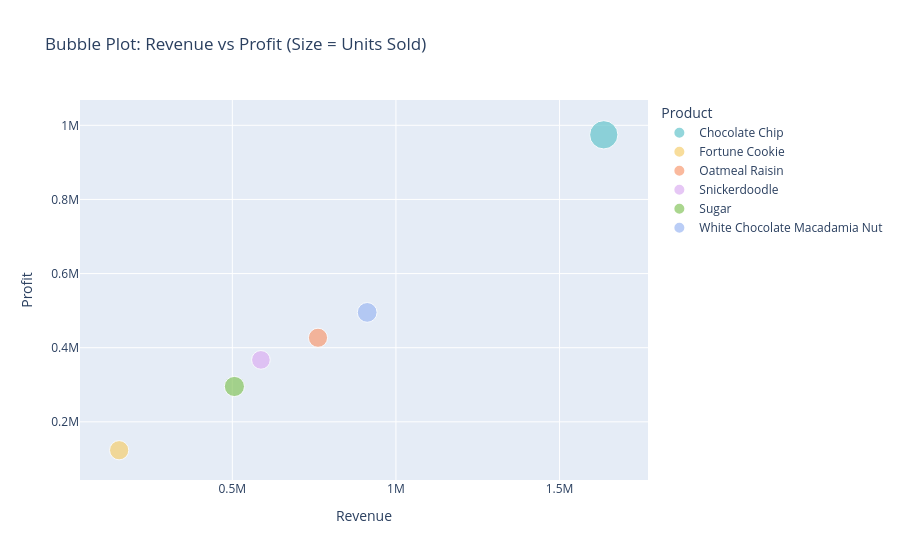
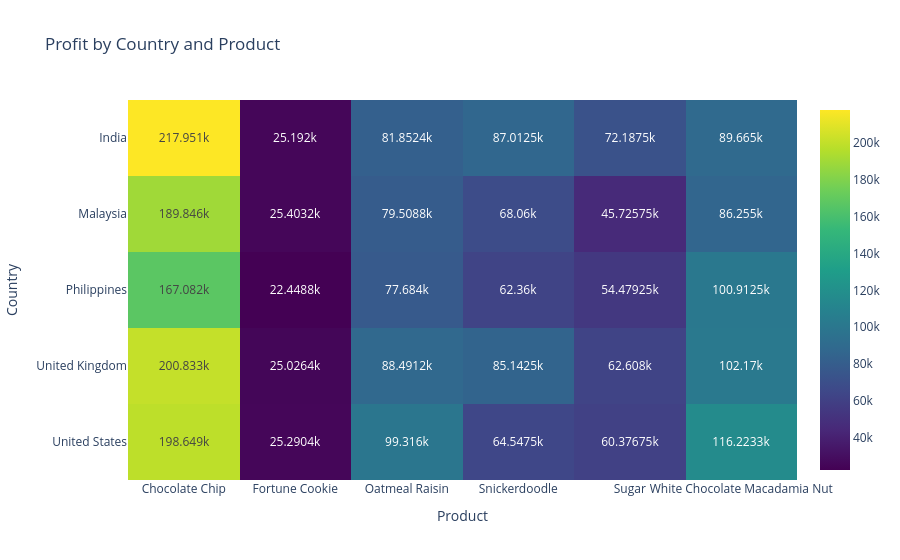
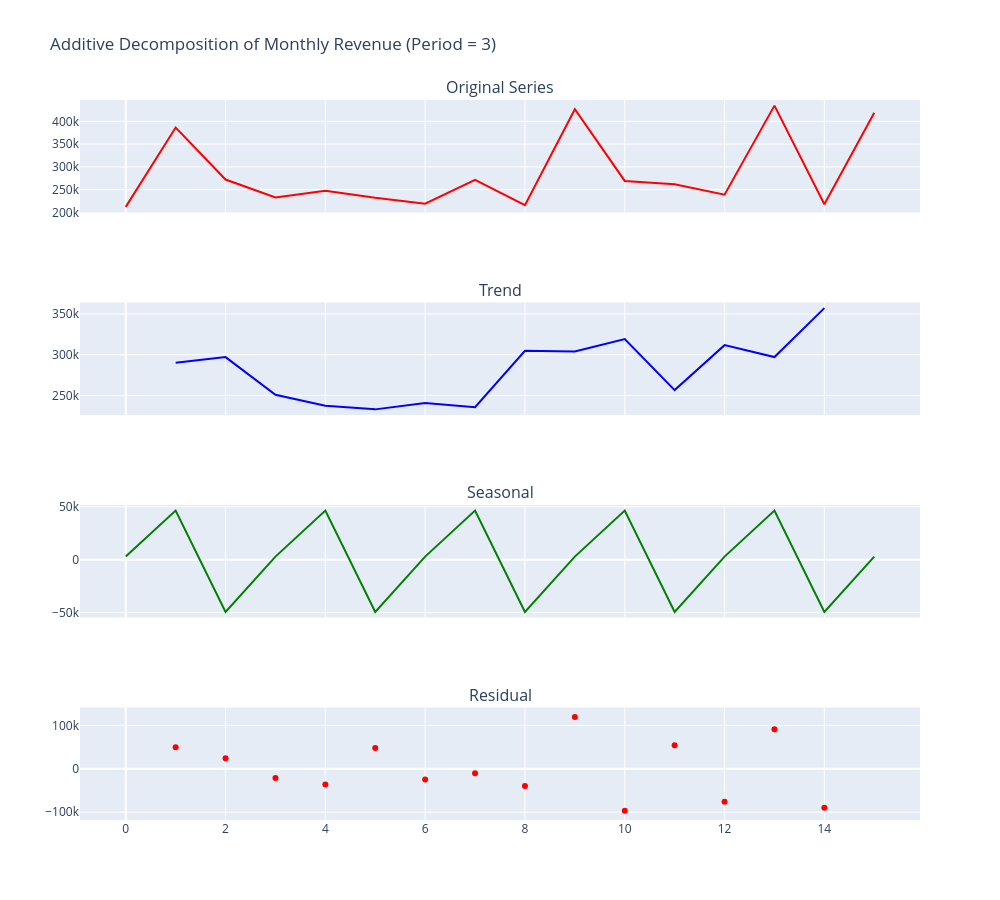
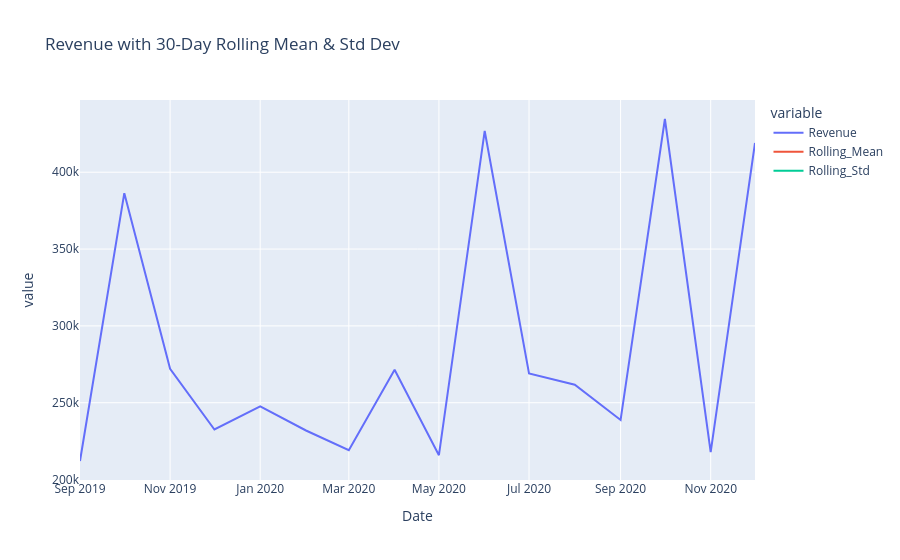

The cell these charts' notebook holds for them, in order:
### Code cell
# Initialize Data Loader
loader = DataLoader()

# Load Data
data = loader.load_data(input_data = '../data/sales_data.csv')

# Initialize Data Inspection
processor = DataInspection(input_data = data)

# Describe data
description = processor.data_description()

# Metadata
metadata = processor.data_info()

# Get Column Names
column_names = processor.col_names()

# Get Dataset Shape
rows_columns = processor.data_shape()

# Find Empty Data
missing = processor.find_null()

format_date = processor.change_date_format()

sorted_data = processor.sort_data()

find_duplicates = processor.find_duplicate()
remove_duplicate = processor.remove_duplicates()

check_revenue = processor.check_outliers(column_name = 'Revenue')
check_units_sold = processor.check_outliers(column_name = 'Units Sold')
check_profit = processor.check_outliers(column_name = 'Profit')
check_cost = processor.check_outliers(column_name = 'Cost')

handle_revenue = processor.handle_outliers(window = 10, column_name = 'Revenue')
handle_units_sold = processor.handle_outliers(window = 10, column_name = 'Units Sold')
handle_profit = processor.handle_outliers(window = 10, column_name = 'Profit')
handle_cost = processor.handle_outliers(window = 10, column_name = 'Cost')

processed_data = handle_cost


eda = ExploratoryDataAnalysis(input_data = processed_data)
revenue_sum = eda.total_revenue()
avg = eda.average_revenue()
profit = eda.profit_margin()
units = eda.total_units()

# eda.top_3_countries()
# eda.top_3_products()
# eda.barplot_total_sale_by_column(column_name = 'Country')
# eda.barplot_total_sale_by_column(column_name = 'Product')
# eda.pieplot_for_product_sale()
# eda.groupedbar_product_over_country()
# eda.sales_trend_per_product()
eda.simple_bubble_plot()
eda.heatmap_for_product_profit()
eda.decompose_revenue()

### Figure 1 — Plotly figure (JSON) as saved in the notebook; plotly's stock layout.template omitted (floating-point values rounded to 4 significant figures)
{"data": [{"hovertemplate": "Product=Chocolate Chip<br>Revenue=%{x}<br>Profit=%{y}<br>Units Sold=%{marker.size}<extra></extra>", "legendgroup": "Chocolate Chip", "marker": {"color": "rgb(102, 197, 204)", "size": [332887], "sizemode": "area", "sizeref": 832.2, "symbol": "circle"}, "mode": "markers", "name": "Chocolate Chip", "orientation": "v", "showlegend": true, "type": "scatter", "x": [1635166], "xaxis": "x", "y": [974361], "yaxis": "y"}, {"hovertemplate": "Product=Fortune Cookie<br>Revenue=%{x}<br>Profit=%{y}<br>Units Sold=%{marker.size}<extra></extra>", "legendgroup": "Fortune Cookie", "marker": {"color": "rgb(246, 207, 113)", "size": [154201], "sizemode": "area", "sizeref": 832.2, "symbol": "circle"}, "mode": "markers", "name": "Fortune Cookie", "orientation": "v", "showlegend": true, "type": "scatter", "x": [154201], "xaxis": "x", "y": [123400.0], "yaxis": "y"}, {"hovertemplate": "Product=Oatmeal Raisin<br>Revenue=%{x}<br>Profit=%{y}<br>Units Sold=%{marker.size}<extra></extra>", "legendgroup": "Oatmeal Raisin", "marker": {"color": "rgb(248, 156, 116)", "size": [152897], "sizemode": "area", "sizeref": 832.2, "symbol": "circle"}, "mode": "markers", "name": "Oatmeal Raisin", "orientation": "v", "showlegend": true, "type": "scatter", "x": [761844], "xaxis": "x", "y": [426900.0], "yaxis": "y"}, {"hovertemplate": "Product=Snickerdoodle<br>Revenue=%{x}<br>Profit=%{y}<br>Units Sold=%{marker.size}<extra></extra>", "legendgroup": "Snickerdoodle", "marker": {"color": "rgb(220, 176, 242)", "size": [144919], "sizemode": "area", "sizeref": 832.2, "symbol": "circle"}, "mode": "markers", "name": "Snickerdoodle", "orientation": "v", "showlegend": true, "type": "scatter", "x": [587396], "xaxis": "x", "y": [367100.0], "yaxis": "y"}, {"hovertemplate": "Product=Sugar<br>Revenue=%{x}<br>Profit=%{y}<br>Units Sold=%{marker.size}<extra></extra>", "legendgroup": "Sugar", "marker": {"color": "rgb(135, 197, 95)", "size": [168787], "sizemode": "area", "sizeref": 832.2, "symbol": "circle"}, "mode": "markers", "name": "Sugar", "orientation": "v", "showlegend": true, "type": "scatter", "x": [506361], "xaxis": "x", "y": [295400.0], "yaxis": "y"}, {"hovertemplate": "Product=White Chocolate Macadamia Nut<br>Revenue=%{x}<br>Profit=%{y}<br>Units Sold=%{marker.size}<extra></extra>", "legendgroup": "White Chocolate Macadamia Nut", "marker": {"color": "rgb(158, 185, 243)", "size": [162426], "sizemode": "area", "sizeref": 832.2, "symbol": "circle"}, "mode": "markers", "name": "White Chocolate Macadamia Nut", "orientation": "v", "showlegend": true, "type": "scatter", "x": [912176], "xaxis": "x", "y": [495200.0], "yaxis": "y"}], "layout": {"autosize": true, "legend": {"itemsizing": "constant", "title": {"text": "Product"}, "tracegroupgap": 0}, "title": {"text": "Bubble Plot: Revenue vs Profit (Size = Units Sold)"}, "xaxis": {"anchor": "y", "autorange": true, "domain": [0, 1], "range": [44730.0, 1756000.0], "title": {"text": "Revenue"}, "type": "linear"}, "yaxis": {"anchor": "x", "autorange": true, "domain": [0, 1], "range": [-815.6, 1130000.0], "title": {"text": "Profit"}, "type": "linear"}}}

### Figure 2 — Plotly figure (JSON) as saved in the notebook; plotly's stock layout.template omitted (floating-point values rounded to 4 significant figures)
{"data": [{"coloraxis": "coloraxis", "hovertemplate": "Product: %{x}<br>Country: %{y}<br>color: %{z}<extra></extra>", "name": "0", "texttemplate": "%{z}", "type": "heatmap", "x": ["Chocolate Chip", "Fortune Cookie", "Oatmeal Raisin", "Snickerdoodle", "Sugar", "White Chocolate Macadamia Nut"], "xaxis": "x", "y": ["India", "Malaysia", "Philippines", "United Kingdom", "United States"], "yaxis": "y", "z": [[217951, 25192, 81850.0, 87010.0, 72190.0, 89665], [189846, 25400.0, 79510.0, 68060, 45730.0, 86255], [167082, 22450.0, 77684, 62360, 54480.0, 100900.0], [200833, 25030.0, 88490.0, 85140.0, 62608, 102170], [198649, 25290.0, 99316, 64550.0, 60380.0, 116200.0]]}], "layout": {"autosize": true, "coloraxis": {"colorscale": [[0, "#440154"], [0.1111, "#482878"], [0.2222, "#3e4989"], [0.3333, "#31688e"], [0.4444, "#26828e"], [0.5556, "#1f9e89"], [0.6667, "#35b779"], [0.7778, "#6ece58"], [0.8889, "#b5de2b"], [1, "#fde725"]]}, "title": {"text": "Profit by Country and Product"}, "xaxis": {"anchor": "y", "autorange": true, "domain": [0, 1], "range": [-0.5, 5.5], "title": {"text": "Product"}, "type": "category"}, "yaxis": {"anchor": "x", "autorange": true, "domain": [0, 1], "range": [4.5, -0.5], "title": {"text": "Country"}, "type": "category"}}}

### Figure 3 — Plotly figure (JSON) as saved in the notebook; plotly's stock layout.template omitted (floating-point values rounded to 4 significant figures)
{"data": [{"line": {"color": "red"}, "mode": "lines", "name": "Original", "type": "scatter", "x": [0, 1, 2, 3, 4, 5, 6, 7, 8, 9, 10, 11, 12, 13, 14, 15], "xaxis": "x", "y": [212076, 386395, 272112, 232566, 247653, 231925, 219071, 271481, 215866, 426848, 269095, 261755, 238774, 434637, 217879, 419011], "yaxis": "y"}, {"line": {"color": "blue"}, "mode": "lines", "name": "Trend", "type": "scatter", "x": [0, 1, 2, 3, 4, 5, 6, 7, 8, 9, 10, 11, 12, 13, 14, 15], "xaxis": "x2", "y": [null, 290200.0, 297000.0, 250777, 237400.0, 232883, 240800.0, 235500.0, 304700.0, 303900.0, 319200.0, 256500.0, 311722, 297100.0, 357200.0, null], "yaxis": "y2"}, {"line": {"color": "green"}, "mode": "lines", "name": "Seasonal", "type": "scatter", "x": [0, 1, 2, 3, 4, 5, 6, 7, 8, 9, 10, 11, 12, 13, 14, 15], "xaxis": "x3", "y": [2929.0, 46410.0, -49330.0, 2929.0, 46410.0, -49330.0, 2929.0, 46410.0, -49330.0, 2929.0, 46410.0, -49330.0, 2929.0, 46410.0, -49330.0, 2929.0], "yaxis": "y3"}, {"marker": {"color": "red"}, "mode": "markers", "name": "Residual", "type": "scatter", "x": [0, 1, 2, 3, 4, 5, 6, 7, 8, 9, 10, 11, 12, 13, 14, 15], "xaxis": "x4", "y": [null, 49790.0, 24420.0, -21140.0, -36130.0, 48380.0, -24680.0, -10400.0, -39530.0, 120000.0, -96540.0, 54550.0, -75880.0, 91130.0, -89960.0, null], "yaxis": "y4"}], "layout": {"annotations": [{"font": {"size": 16}, "showarrow": false, "text": "Original Series", "x": 0.5, "xanchor": "center", "xref": "paper", "y": 1, "yanchor": "bottom", "yref": "paper"}, {"font": {"size": 16}, "showarrow": false, "text": "Trend", "x": 0.5, "xanchor": "center", "xref": "paper", "y": 0.7188, "yanchor": "bottom", "yref": "paper"}, {"font": {"size": 16}, "showarrow": false, "text": "Seasonal", "x": 0.5, "xanchor": "center", "xref": "paper", "y": 0.4375, "yanchor": "bottom", "yref": "paper"}, {"font": {"size": 16}, "showarrow": false, "text": "Residual", "x": 0.5, "xanchor": "center", "xref": "paper", "y": 0.1562, "yanchor": "bottom", "yref": "paper"}], "height": 900, "showlegend": false, "title": {"text": "Additive Decomposition of Monthly Revenue (Period = 3)"}, "width": 1000, "xaxis": {"anchor": "y", "autorange": true, "domain": [0, 1], "matches": "x4", "range": [-0.9168, 15.92], "showticklabels": false, "type": "linear"}, "xaxis2": {"anchor": "y2", "autorange": true, "domain": [0, 1], "matches": "x4", "range": [-0.9168, 15.92], "showticklabels": false, "type": "linear"}, "xaxis3": {"anchor": "y3", "autorange": true, "domain": [0, 1], "matches": "x4", "range": [-0.9168, 15.92], "showticklabels": false, "type": "linear"}, "xaxis4": {"anchor": "y4", "autorange": true, "domain": [0, 1], "range": [-0.9168, 15.92], "type": "linear"}, "yaxis": {"anchor": "x", "autorange": true, "domain": [0.8438, 1], "range": [199700.0, 447000.0], "type": "linear"}, "yaxis2": {"anchor": "x2", "autorange": true, "domain": [0.5625, 0.7188], "range": [226000.0, 364100.0], "type": "linear"}, "yaxis3": {"anchor": "x3", "autorange": true, "domain": [0.2812, 0.4375], "range": [-54650.0, 51720.0], "type": "linear"}, "yaxis4": {"anchor": "x4", "autorange": true, "domain": [0, 0.1562], "range": [-118200.0, 141600.0], "type": "linear"}}}

### Figure 4 — Plotly figure (JSON) as saved in the notebook; plotly's stock layout.template omitted (floating-point values rounded to 4 significant figures)
{"data": [{"hovertemplate": "variable=Revenue<br>Date=%{x}<br>value=%{y}<extra></extra>", "legendgroup": "Revenue", "line": {"color": "#636efa", "dash": "solid"}, "marker": {"symbol": "circle"}, "mode": "lines", "name": "Revenue", "orientation": "v", "showlegend": true, "type": "scatter", "x": ["2019-09-01T00:00:00", "2019-10-01T00:00:00", "2019-11-01T00:00:00", "2019-12-01T00:00:00", "2020-01-01T00:00:00", "2020-02-01T00:00:00", "2020-03-01T00:00:00", "2020-04-01T00:00:00", "2020-05-01T00:00:00", "2020-06-01T00:00:00", "2020-07-01T00:00:00", "2020-08-01T00:00:00", "2020-09-01T00:00:00", "2020-10-01T00:00:00", "2020-11-01T00:00:00", "2020-12-01T00:00:00"], "xaxis": "x", "y": [212076, 386395, 272112, 232566, 247653, 231925, 219071, 271481, 215866, 426848, 269095, 261755, 238774, 434637, 217879, 419011], "yaxis": "y"}, {"hovertemplate": "variable=Rolling_Mean<br>Date=%{x}<br>value=%{y}<extra></extra>", "legendgroup": "Rolling_Mean", "line": {"color": "#EF553B", "dash": "solid"}, "marker": {"symbol": "circle"}, "mode": "lines", "name": "Rolling_Mean", "orientation": "v", "showlegend": true, "type": "scatter", "x": ["2019-09-01T00:00:00", "2019-10-01T00:00:00", "2019-11-01T00:00:00", "2019-12-01T00:00:00", "2020-01-01T00:00:00", "2020-02-01T00:00:00", "2020-03-01T00:00:00", "2020-04-01T00:00:00", "2020-05-01T00:00:00", "2020-06-01T00:00:00", "2020-07-01T00:00:00", "2020-08-01T00:00:00", "2020-09-01T00:00:00", "2020-10-01T00:00:00", "2020-11-01T00:00:00", "2020-12-01T00:00:00"], "xaxis": "x", "y": [null, null, null, null, null, null, null, null, null, null, null, null, null, null, null, null], "yaxis": "y"}, {"hovertemplate": "variable=Rolling_Std<br>Date=%{x}<br>value=%{y}<extra></extra>", "legendgroup": "Rolling_Std", "line": {"color": "#00cc96", "dash": "solid"}, "marker": {"symbol": "circle"}, "mode": "lines", "name": "Rolling_Std", "orientation": "v", "showlegend": true, "type": "scatter", "x": ["2019-09-01T00:00:00", "2019-10-01T00:00:00", "2019-11-01T00:00:00", "2019-12-01T00:00:00", "2020-01-01T00:00:00", "2020-02-01T00:00:00", "2020-03-01T00:00:00", "2020-04-01T00:00:00", "2020-05-01T00:00:00", "2020-06-01T00:00:00", "2020-07-01T00:00:00", "2020-08-01T00:00:00", "2020-09-01T00:00:00", "2020-10-01T00:00:00", "2020-11-01T00:00:00", "2020-12-01T00:00:00"], "xaxis": "x", "y": [null, null, null, null, null, null, null, null, null, null, null, null, null, null, null, null], "yaxis": "y"}], "layout": {"autosize": true, "legend": {"title": {"text": "variable"}, "tracegroupgap": 0}, "title": {"text": "Revenue with 30-Day Rolling Mean & Std Dev"}, "xaxis": {"anchor": "y", "autorange": true, "domain": [0, 1], "range": ["2019-09-01", "2020-12-01"], "title": {"text": "Date"}, "type": "date"}, "yaxis": {"anchor": "x", "autorange": true, "domain": [0, 1], "range": [199700.0, 447000.0], "title": {"text": "value"}, "type": "linear"}}}
